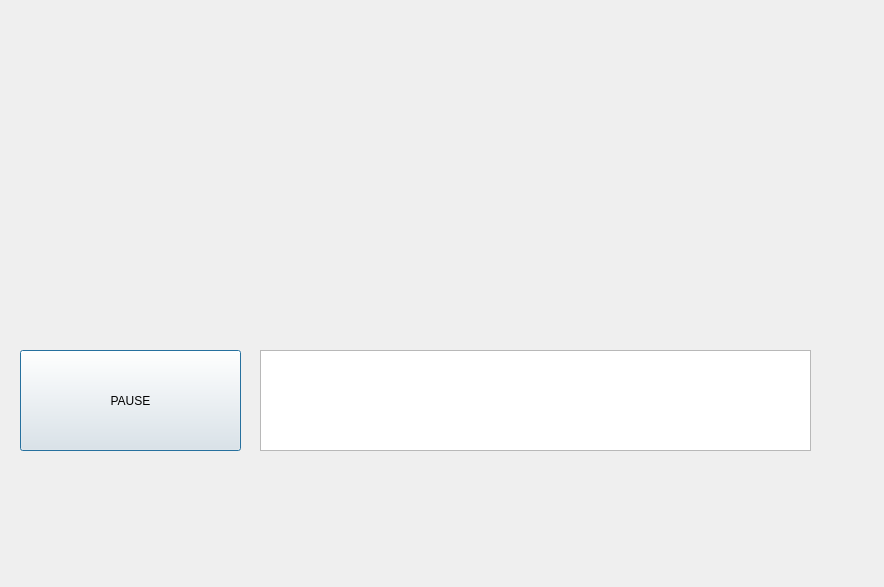
<?xml version="1.0" encoding="UTF-8"?>
<ui version="4.0">
 <class>Dialog</class>
 <widget class="QDialog" name="Dialog">
  <property name="geometry">
   <rect>
    <x>0</x>
    <y>0</y>
    <width>884</width>
    <height>587</height>
   </rect>
  </property>
  <property name="windowTitle">
   <string>Dialog</string>
  </property>
  <widget class="QLabel" name="lblOriginal">
   <property name="geometry">
    <rect>
     <x>90</x>
     <y>30</y>
     <width>320</width>
     <height>240</height>
    </rect>
   </property>
   <property name="autoFillBackground">
    <bool>true</bool>
   </property>
   <property name="text">
    <string/>
   </property>
  </widget>
  <widget class="QLabel" name="lblProcessed">
   <property name="geometry">
    <rect>
     <x>480</x>
     <y>10</y>
     <width>320</width>
     <height>240</height>
    </rect>
   </property>
   <property name="autoFillBackground">
    <bool>true</bool>
   </property>
   <property name="text">
    <string/>
   </property>
  </widget>
  <widget class="QPushButton" name="mainButton">
   <property name="geometry">
    <rect>
     <x>20</x>
     <y>350</y>
     <width>221</width>
     <height>101</height>
    </rect>
   </property>
   <property name="text">
    <string>PAUSE</string>
   </property>
  </widget>
  <widget class="QPlainTextEdit" name="txtXYRadius">
   <property name="geometry">
    <rect>
     <x>260</x>
     <y>350</y>
     <width>551</width>
     <height>101</height>
    </rect>
   </property>
   <property name="font">
    <font>
     <pointsize>10</pointsize>
    </font>
   </property>
   <property name="readOnly">
    <bool>true</bool>
   </property>
  </widget>
 </widget>
 <layoutdefault spacing="6" margin="11"/>
 <resources/>
 <connections/>
</ui>
